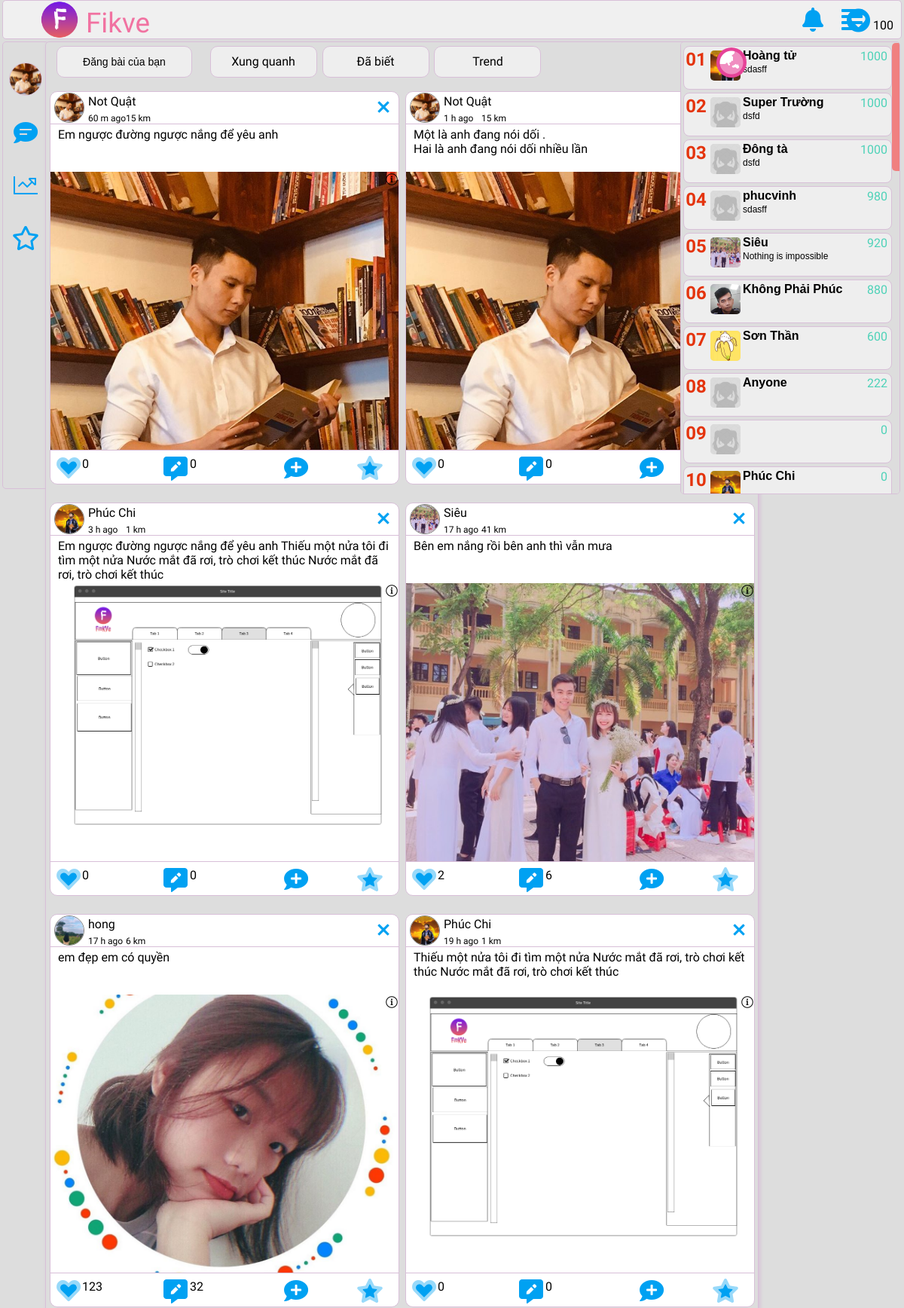
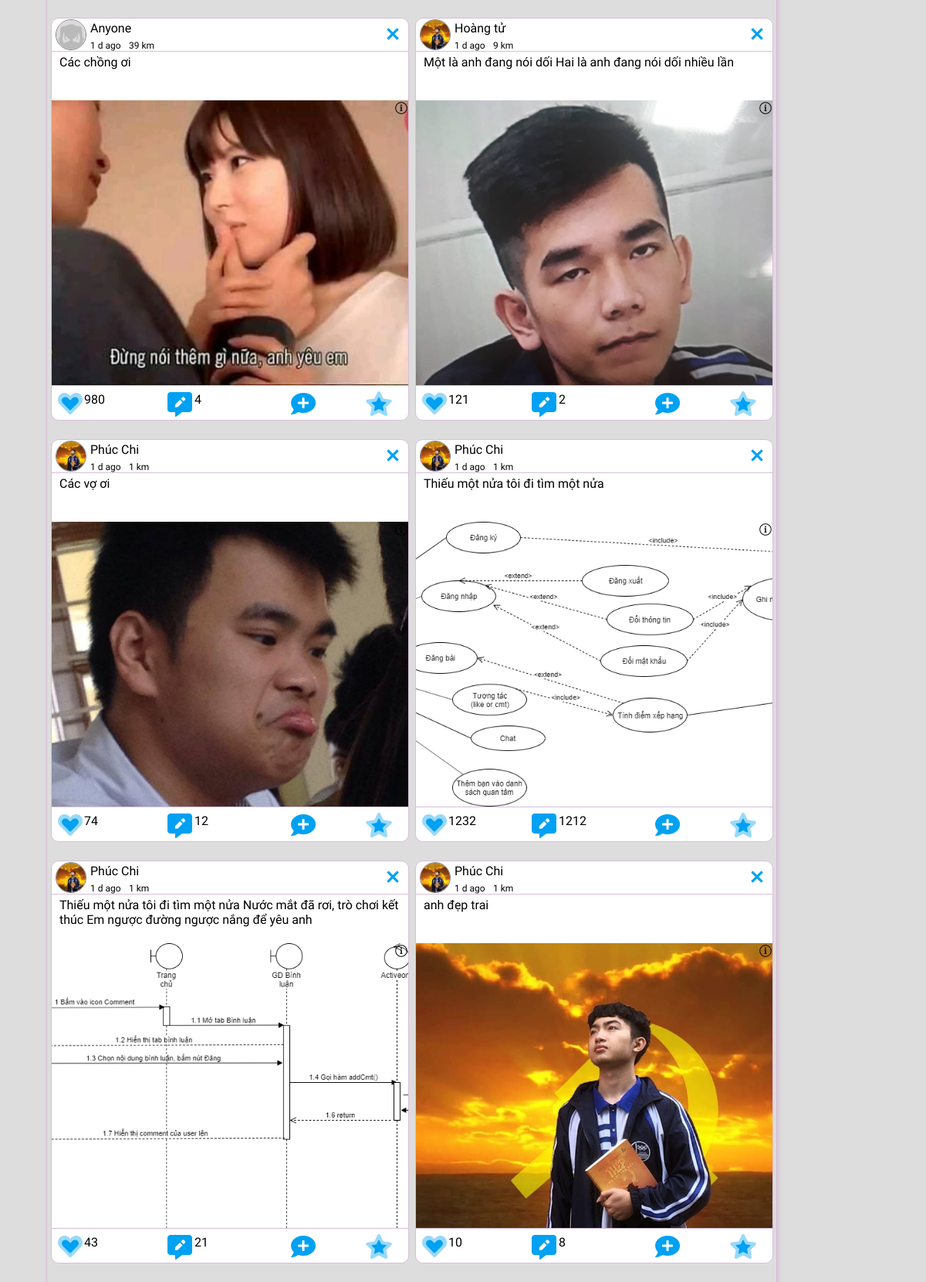
Page /main.php (signed in, upper part) on the committed database (2 pictures, top to bottom).
### tables this page shows
CREATE TABLE `account` (
  `idacc` int(8) NOT NULL,
  `email` varchar(225) NOT NULL,
  `accname` varchar(225) NOT NULL,
  `password` varchar(225) NOT NULL,
  `nicknam` varchar(225) NOT NULL DEFAULT 'Anyone',
  `avt` text NOT NULL DEFAULT 'resources/img/dp.jpg',
  `idsex` int(3) NOT NULL,
  `idposition` int(11) NOT NULL,
  `slogan` text DEFAULT NULL,
  `moreinfo` text DEFAULT NULL,
  `age` int(11) NOT NULL,
  `tuongtac` int(11) NOT NULL DEFAULT 0,
  `money` int(11) NOT NULL DEFAULT 100
);

CREATE TABLE `status` (
  `idstatus` int(11) NOT NULL,
  `idacc` int(11) NOT NULL,
  `multitus` text NOT NULL,
  `time` timestamp NOT NULL DEFAULT current_timestamp(),
  `img` text NOT NULL,
  `sumlike` int(11) NOT NULL DEFAULT 0,
  `sumcom` int(11) NOT NULL DEFAULT 0
);

CREATE TABLE `positionuser` (
  `idpos` int(11) NOT NULL,
  `posi` text NOT NULL,
  `valuekm` int(11) NOT NULL
);

### model/loadinfo.php (called while the page is built, shortened)
<?php
$ida=$_SESSION['drid'];
$sql = "SELECT * FROM `account` WHERE idacc='$ida'";
$ket_qua = $connect->query($sql);
while ($row = $ket_qua->fetch_array(MYSQLI_ASSOC)) {
    $myavt=$row['avt'];
    $mymoney=$row['money'];
}
?>

### main.php (the view, shortened to what this page needs)
<?php
require_once ("controller/connect.php");
require_once ("model/loadinfo.php");
?>
<!doctype html>
<html>
<head>
	<link href="vendors/icon/css/all.css" rel="stylesheet" type="text/css">
	<link rel="stylesheet" href="https://ajax.googleapis.com/ajax/libs/jqueryui/1.12.1/themes/smoothness/jquery-ui.css">
	<link href="resources/style/styles.css" rel="stylesheet" type="text/css">
	<link href="resources/style/colors.css" rel="stylesheet" type="text/css">
	<link rel="stylesheet" href="resources/style/hstyle.css" type="text/css">
</head>
<body>
	<header class="header">
		<div>
			<a class="cu-p">
				<img class="logo cu-p" src="resources/img/logo12.png" alt="logo">
			</a>
		</div>
		<div id="title">Fikve</div>
		<div>
			<button onclick="openLit('othongbao')" class="fas fa-bell icsip cu-p news" title="Thông báo">
			</button>
		</div>
		<div class="moneys">
			<button onclick="openLit('omoney')" class="fas fa-heart-circle icsip cu-p" title="heart coin">
			</button>
			<span>
				<?php
					echo $mymoney;
				?>
			</span>
		</div>
		<div>
		<button onclick="openLit('otuychon')" class="fas fa-align-justify icsip cu-p options" title="tùy chọn">
		</button>
		</div>
	</header>
	<div class="letrai">
		<button onclick="showMyinfo('myinfomation')" class="icsip cu-p yourinfo" title="Thông tin của bạn">
			<?php
				echo '<img src="'.$myavt.'" alt="avt của cậu đó">';
			?>
		</button>
		<button class="fas fa-comment-lines icsip cu-p message" onclick="openAny('mymess')" title="Tin nhắn"></button>
		<button class="fal fa-chart-line icsip cu-p bxhcn" title="Theo dõi cá nhân" onclick="openAny('bxhcanhan')"></button>
		<button class="far fa-star icsip cu-p careful" title="Người bạn quan tâm" onclick="openAny('nguoiquantam')"></button>
	</div>
<div class="content" id="content">
	<input onclick="openAny('createtus')" class="mycreats cu-p" type="button" value="Đăng bài của bạn">
	<div id="menuno1" >
		<ul class="tabmenu1">
			<li><a onclick="openTabs('tab1')" class=" cu-p icsip setcons">
					<div title="Tìm kiếm theo khu vực">Xung quanh</div>
				</a>
			</li>
			<li><a onclick="openTabs('tab2')" class="cu-p icsip setcons">
					<div title="Những người bạn đã biết">Đã biết</div>
				</a>
			</li>
			<li><a onclick="openTabs('tab3')" class="cu-p icsip setcons">
					<div title="Những bài viết xu hướng">Trend</div>
				</a>
			</li>
		</ul>
	</div>
	<form action="model/locgt.php" method="post">
	<ul class="bolocgt">
		    <button class="fad fa-globe-asia cu-p icsip allsex">
			</button>
	</ul>
	</form>
	<div id="tab1" class="tabcontents">
		<?php
			include ("model/loadtus1.php");
		?>
	</div>
</div>
<div class="lephai">
	<div class="tabmenu2">
	</div>
	<div id="tabrankboy" class="rankdisplay">
		<?php
			$sql1 = "SELECT * FROM `account` WHERE idsex='1' ORDER BY tuongtac DESC LIMIT 10";
			$ket_qua1 = $connect->query($sql1);
			$rank1=1;
			while ($row1= $ket_qua1->fetch_array(MYSQLI_ASSOC)) {
				$tavt1=$row1['avt'];
				$tnick1=$row1['nicknam'];
				$tslo1=$row1['slogan'];
				$tpoint1=$row1['tuongtac'];
				if($rank1<10){
					$rank12="0".$rank1;
				}else{ $rank12=$rank1; }
				echo    '<div class="ranks cu-p">
						<div class="stts">'.$rank12.'</div>
						<div class="avttrender"><img src="'.$tavt1.'" alt="avt ai đó"></div>
						<div class="nametrender">'.$tnick1.'</div>
						<div class="scoretrender">'.$tpoint1.'</div>
						<div class="slogantrender">'.$tslo1.'</div>
						</div>';
				$rank1++;
			}
		?>
	</div>
</div>
</body>
</html>

### model/loadtus1.php (shortened to what this page needs)
<?php
$sexvar=0;
if($sexvar!=0){
    $sqlsptus="SELECT status.idstatus, status.idacc,status.multitus,status.img,status.sumlike,
    status.sumcom, status.time,
    TIME_TO_SEC(TIMEDIFF(CURRENT_TIMESTAMP(), time)) AS now,
    account.nicknam, account.avt, account.idsex,positionuser.valuekm AS far
    FROM status
    inner join account on status.idacc = account.idacc
    inner join positionuser on account.idposition = positionuser.idpos
    WHERE account.idsex=$sexvar ORDER BY `status`.`idstatus` DESC";
    }else{
        $sqlsptus="SELECT status.idstatus, status.idacc,status.multitus,status.img,status.sumlike,
        status.sumcom, status.time,
        TIME_TO_SEC(TIMEDIFF(CURRENT_TIMESTAMP(), time)) AS now,
        account.nicknam, account.avt, account.idsex,positionuser.valuekm AS far
        FROM status
        inner join account on status.idacc = account.idacc
        inner join positionuser on account.idposition = positionuser.idpos
        WHERE 1 ORDER BY `status`.`idstatus` DESC";
    }
$ket_qua_tus = $connect->query($sqlsptus);
while ($rowtus= $ket_qua_tus->fetch_array(MYSQLI_ASSOC)) {
    $tustime=$rowtus['now'];
    $tusimg=$rowtus['img'];
    $tuscon=$rowtus['multitus'];
    $sumlike=$rowtus['sumlike'];
    $sumcom=$rowtus['sumcom'];
    $othername= $rowtus['nicknam'];
    $otheravt= $rowtus['avt'];
    $otherfar= $rowtus['far']+1;
    if($tustime <= 60){
        echo ('<div class="hop1s">
            <div class="headhs">
                <div class="avt posiavths"><img src="'.$otheravt.'" alt="avt ai đó"></div>
                <div class="nickname">'.$othername.'</div>
                <div class="timeoftus">'.$tustime.'s ago</div>
                <div class="khoangcach">'.$otherfar.' km</div>
                <button class="far fa-times cu-p icsip banthems"></button>
            </div>
            <div class="statushs">'.$tuscon.'</div>
            <div class="contenths">
                <img src="'.$tusimg.'" alt="ảnh tự sướng của ai đó">
                <button class="fal fa-info-circle cu-p report"></button>
            </div>
            <div class="endhs">
                <form method="post">
                    <input type="submit" value="" class="thatims ttt" name="addlike">
                    <div class="fad fa-heart cu-p icsip thatims"></div>
                    <div class="endpl">'.$sumlike.'</div>
                    <input type="submit" value="" class="chonnhans ttt" name="addmess">
                    <div class="fas fa-comment-plus cu-p icsip chonnhans"></div>
                    <input type="submit" value="" class="quantams ttt" name="addcase">
                    <div class="fad fa-star cu-p icsip quantams"></div>
                </form>
                    <button class="fas fa-comment-alt-edit cu-p icsip binhluans" id="btncomment"></button>
                    <div class="endpc">'.$sumcom.'</div>
            </div>
            </div>');
    }
    else if($tustime>60 && $tustime<=3600){
        $tusmin=$tustime/60;
        echo ('<div class="hop1s">
            <div class="headhs">
                <div class="avt posiavths"><img src="'.$otheravt.'" alt="avt ai đó"></div>
                <div class="nickname">'.$othername.'</div>
                <div class="timeoftus">'.(int)$tusmin.' m ago</div>
                <div class="khoangcach">'.$otherfar.' km</div>
                <button class="far fa-times cu-p icsip banthems"></button>
            </div>
            <div class="statushs">'.$tuscon.'</div>
            <div class="contenths">
                <img src="'.$tusimg.'" alt="ảnh tự sướng của ai đó">
                <button class="fal fa-info-circle cu-p report"></button>
            </div>
            <div class="endhs">
                <form method="post">
                    <input type="submit" value="" class="thatims ttt" name="addlike">
                    <div class="fad fa-heart cu-p icsip thatims"></div>
                    <div class="endpl">'.$sumlike.'</div>
                    <input type="submit" value="" class="chonnhans ttt" name="addmess">
                    <div class="fas fa-comment-plus cu-p icsip chonnhans"></div>
                    <input type="submit" value="" class="quantams ttt" name="addcase">
                    <div class="fad fa-star cu-p icsip quantams"></div>
                </form>
                    <button class="fas fa-comment-alt-edit cu-p icsip binhluans" id="btncomment"></button>
                    <div class="endpc">'.$sumcom.'</div>
            </div>
            </div>');
    }
    else if($tustime>3600 && $tustime<=86400){
        $tushour=$tustime/3600;
        echo ('<div class="hop1s">
            <div class="headhs">
                <div class="avt posiavths"><img src="'.$otheravt.'" alt="avt ai đó"></div>
                <div class="nickname">'.$othername.'</div>
                <div class="timeoftus">'.(int)$tushour.' h ago</div>
                <div class="khoangcach">'.$otherfar.' km</div>
                <button class="far fa-times cu-p icsip banthems"></button>
            </div>
            <div class="statushs">'.$tuscon.'</div>
            <div class="contenths">
                <img src="'.$tusimg.'" alt="ảnh tự sướng của ai đó">
                <button class="fal fa-info-circle cu-p report"></button>
            </div>
            <div class="endhs">
                <form method="post">
                    <input type="submit" value="" class="thatims ttt" name="addlike">
                    <div class="fad fa-heart cu-p icsip thatims"></div>
                    <div class="endpl">'.$sumlike.'</div>
                    <input type="submit" value="" class="chonnhans ttt" name="addmess">
                    <div class="fas fa-comment-plus cu-p icsip chonnhans"></div>
                    <input type="submit" value="" class="quantams ttt" name="addcase">
                    <div class="fad fa-star cu-p icsip quantams"></div>
                </form>
                    <button class="fas fa-comment-alt-edit cu-p icsip binhluans" id="btncomment"></button>
                    <div class="endpc">'.$sumcom.'</div>
            </div>
            </div>');
    }
    else if($tustime>86400 && $tustime<=604800){
        $tusday=$tustime/86400;
        echo ('<div class="hop1s">
            <div class="headhs">
                <div class="avt posiavths"><img src="'.$otheravt.'" alt="avt ai đó"></div>
                <div class="nickname">'.$othername.'</div>
                <div class="timeoftus">'.(int)$tusday.' d ago</div>
                <div class="khoangcach">'.$otherfar.' km</div>
                <button class="far fa-times cu-p icsip banthems"></button>
            </div>
            <div class="statushs">'.$tuscon.'</div>
            <div class="contenths">
                <img src="'.$tusimg.'" alt="ảnh tự sướng của ai đó">
                <button class="fal fa-info-circle cu-p report"></button>
            </div>
            <div class="endhs">
                <form method="post">
                    <input type="submit" value="" class="thatims ttt" name="addlike">
                    <div class="fad fa-heart cu-p icsip thatims"></div>
                    <div class="endpl">'.$sumlike.'</div>
                    <input type="submit" value="" class="chonnhans ttt" name="addmess">
                    <div class="fas fa-comment-plus cu-p icsip chonnhans"></div>
                    <input type="submit" value="" class="quantams ttt" name="addcase">
                    <div class="fad fa-star cu-p icsip quantams"></div>
                </form>
                    <button class="fas fa-comment-alt-edit cu-p icsip binhluans" id="btncomment"></button>
                    <div class="endpc">'.$sumcom.'</div>
            </div>
            </div>');
    }
}
?>

### resources/style/colors.css (style rules this page uses)
* { color: #0481BF; color: #65509e; color: #815fdd; color: #33284e; color: #281942; color: #fcfcfc; color: #A1C3D1; color: #B39BC8; color: #F0EBF4; color: #F172A1; color: #E64398; }
* { color: #000; }
body { -webkit-touch-callout: none; -webkit-user-select: none; -moz-user-select: none; -ms-user-select: none; -o-user-select: none; user-select: none; }
.report { color: #000; background-color: unset; border: none; outline: none; font-size: 16px; float: right; }

### rows in the picture
account: money "100", avt (picture)
status: idacc.avt (picture), idacc.nicknam "Not Quật", tusmin "60", positionuser.valuekm "15", multitus "Em ngược đường ngược nắng để yêu anh", img (picture), sumlike "0", sumcom "0"
status: idacc.avt (picture), idacc.nicknam "Not Quật", tushour "1", positionuser.valuekm "15", multitus "Một là anh đang nói dối . Hai là anh đang nói dối nhiều lần", img (picture), sumlike "0", sumcom "0"
status: idacc.avt (picture), idacc.nicknam "Phúc Chi", tushour "3", positionuser.valuekm "1", multitus "Em ngược đường ngược nắng để yêu anh Thiếu một nửa tôi đi tìm một nửa Nước mắt đã rơi, trò chơi kết thúc Nước mắt đã rơi, trò chơi kết thúc", img (picture), sumlike "0", sumcom "0"
status: idacc.avt (picture), idacc.nicknam "Siêu", tushour "17", positionuser.valuekm "41", multitus "Bên em nắng rồi bên anh thì vẫn mưa", img (picture), sumlike "2", sumcom "6"
status: shows a picture, idacc.nicknam "hong", tushour "17", positionuser.valuekm "6", multitus "em đẹp em có quyền", img (picture), sumlike "123", sumcom "32"
status: idacc.avt (picture), idacc.nicknam "Phúc Chi", tushour "19", positionuser.valuekm "1", multitus "Thiếu một nửa tôi đi tìm một nửa Nước mắt đã rơi, trò chơi kết thúc Nước mắt đã rơi, trò chơi kết thúc", img (picture), sumlike "0", sumcom "0"
status: idacc.avt (picture), idacc.nicknam "Anyone", tusday "1", positionuser.valuekm "39", multitus "Các chồng ơi", img (picture), sumlike "980", sumcom "4"
status: idacc.avt (picture), idacc.nicknam "Hoàng tử", tusday "1", positionuser.valuekm "9", multitus "Một là anh đang nói dối Hai là anh đang nói dối nhiều lần", img (picture), sumlike "121", sumcom "2"
status: idacc.avt (picture), idacc.nicknam "Phúc Chi", tusday "1", positionuser.valuekm "1", multitus "Các vợ ơi", img (picture), sumlike "74", sumcom "12"
status: idacc.avt (picture), idacc.nicknam "Phúc Chi", tusday "1", positionuser.valuekm "1", multitus "Thiếu một nửa tôi đi tìm một nửa", img (picture), sumlike "1232", sumcom "1212"
status: idacc.avt (picture), idacc.nicknam "Phúc Chi", tusday "1", positionuser.valuekm "1", multitus "Thiếu một nửa tôi đi tìm một nửa Nước mắt đã rơi, trò chơi kết thúc Em ngược đường ngược nắng để yêu anh", img (picture), sumlike "43", sumcom "21"
status: idacc.avt (picture), idacc.nicknam "Phúc Chi", tusday "1", positionuser.valuekm "1", multitus "anh đẹp trai", img (picture), sumlike "10", sumcom "8"
account: rank12 "01", nicknam "Hoàng tử", tuongtac "1000", slogan "sdasff"
account: rank12 "02", avt (picture), nicknam "Super Trường", tuongtac "1000", slogan "dsfd"
account: rank12 "03", avt (picture), nicknam "Đông tà", tuongtac "1000", slogan "dsfd"
account: rank12 "04", nicknam "phucvinh", tuongtac "980", slogan "sdasff"
account: rank12 "05", avt (picture), nicknam "Siêu", tuongtac "920", slogan "Nothing is impossible"
account: rank12 "06", shows a picture, nicknam "Không Phải Phúc", tuongtac "880"
account: rank12 "07", shows a picture, nicknam "Sơn Thần", tuongtac "600"
account: rank12 "08", avt (picture), nicknam "Anyone", tuongtac "222"
account: rank12 "09", avt (picture), tuongtac "0"
account: rank12 "10", avt (picture), nicknam "Phúc Chi", tuongtac "0"
